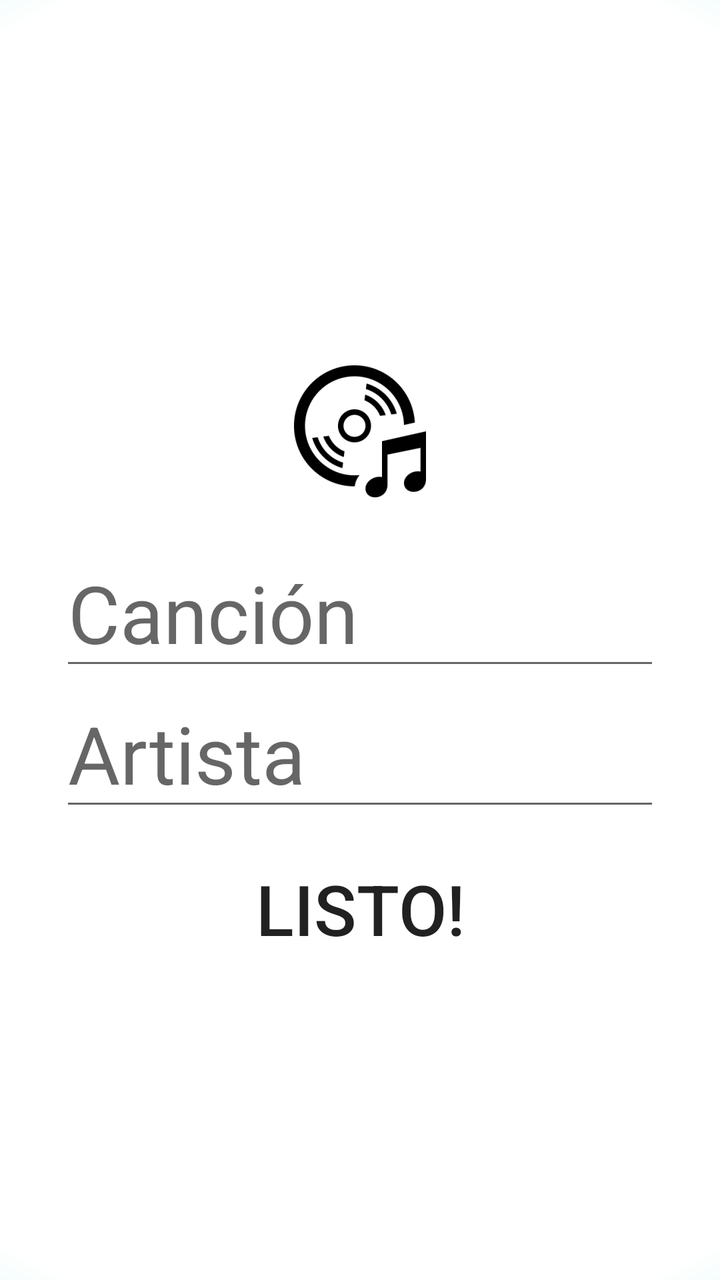
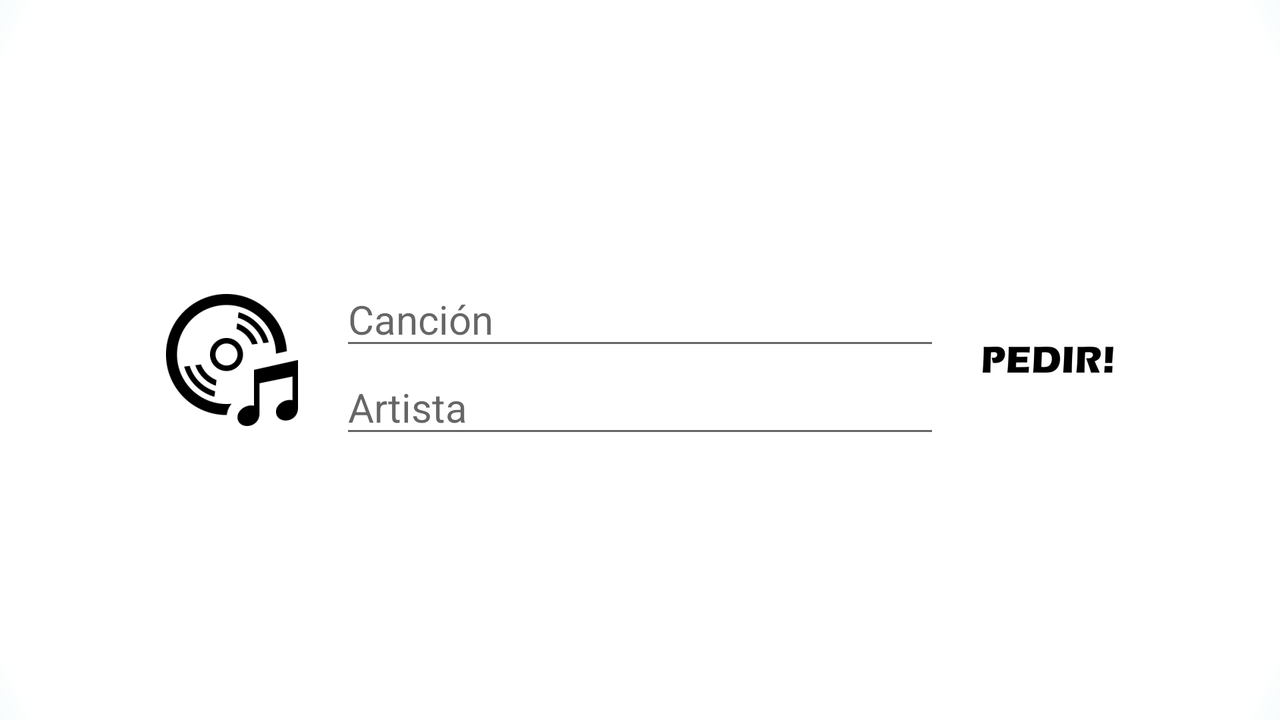

The same Android screen from two of the app's own layout files: first res/layout/ as a phone draws it, then the repository's variant for another configuration, drawn on a device whose configuration selects that folder. Both files follow.
<!-- AndroidManifest.xml: application theme AppTheme -->
<!-- res/layout/activity_ordenar_cancion.xml -->
<?xml version="1.0" encoding="utf-8"?>
<LinearLayout
    xmlns:android="http://schemas.android.com/apk/res/android"
    xmlns:app="http://schemas.android.com/apk/res-auto"
    xmlns:tools="http://schemas.android.com/tools"
    android:layout_width="match_parent"
    android:layout_height="match_parent"
    android:gravity="center"
    android:background="@drawable/fondo"
    android:orientation="vertical"
    tools:context="co.lebar.lebarv2.ordenar_cancion">

    <ImageView
        android:layout_width="wrap_content"
        android:layout_height="wrap_content"
        android:background="@mipmap/ic_musica_f"/>

    <EditText
        android:id="@+id/etCancion"
        android:layout_width="300dp"
        android:layout_height="wrap_content"
        android:hint="@string/cancion"
        android:inputType="textCapCharacters"
        android:textSize="40sp" />


    <EditText
        android:id="@+id/etArtista"
        android:layout_width="300dp"
        android:layout_height="wrap_content"
        android:hint="@string/Artista"
        android:inputType="textCapCharacters"
        android:textSize="40sp" />


    <Button
        android:id="@+id/btnPedir"
        android:layout_width="wrap_content"
        android:layout_height="wrap_content"
        android:layout_marginTop="20dp"
        android:background="@null"
        android:text="@string/listo"
        android:textSize="35sp" />

</LinearLayout>
<!-- resources referenced by this layout -->
<resources>
  <!-- drawable fondo (drawable) -->
  <?xml version="1.0" encoding="utf-8"?>
  <shape xmlns:android="http://schemas.android.com/apk/res/android">
  <gradient
      android:angle="90"
      android:startColor="@color/blanco"
      android:centerColor="@color/blanco"
      android:endColor="@color/colorAccent"
      android:centerY="50%"
      android:gradientRadius="700dp"
      android:type="radial">
  </gradient>
  </shape>
  <!-- mipmap ic_musica_f: png bitmap (mipmap-hdpi, 4535 bytes) -->
  <string name="Artista">Artista</string>
  <string name="cancion">Canción</string>
  <string name="listo">Listo!</string>
  <style name="AppTheme" parent="BaseTheme" />
  <color name="blanco">#FFFFFF</color>
  <color name="colorAccent">#50c3c7</color>
  <style name="BaseTheme" parent="Theme.AppCompat.Light.NoActionBar" />
</resources>
<!-- res/layout-land/activity_ordenar_cancion.xml (the repository's variant of the layout above) -->
<!-- drawn on the phone turned sideways -->
<?xml version="1.0" encoding="utf-8"?>
<LinearLayout
    xmlns:android="http://schemas.android.com/apk/res/android"
    xmlns:app="http://schemas.android.com/apk/res-auto"
    xmlns:tools="http://schemas.android.com/tools"
    android:layout_width="match_parent"
    android:layout_height="match_parent"
    android:gravity="center"
    android:background="@drawable/fondo"
    android:orientation="horizontal"
    tools:context="co.lebar.lebarv2.ordenar_cancion">

    <ImageView
        android:layout_width="wrap_content"
        android:layout_height="wrap_content"
        android:background="@mipmap/ic_musica_f"/>

    <LinearLayout
        android:layout_width="wrap_content"
        android:layout_height="wrap_content"
        android:orientation="vertical"
        android:gravity="center">

            <EditText
                android:id="@+id/etCancion"
                android:layout_width="300dp"
                android:textSize="20dp"
                android:inputType="textCapCharacters"
                android:layout_height="wrap_content"
                android:hint="Canción"/>



            <EditText
                android:id="@+id/etArtista"
                android:layout_width="300dp"
                android:textSize="20dp"
                android:inputType="textCapCharacters"
                android:layout_height="wrap_content"
                android:hint="Artista"/>




    </LinearLayout>


    <Button
        android:id="@+id/btnPedir"
        android:layout_width="wrap_content"
        android:layout_height="wrap_content"
        android:textSize="20dp"
        android:background="@mipmap/ic_btn_pedir_f" />

</LinearLayout>
<!-- resources referenced by the variant -->
<!-- as the phone turned sideways resolves them -->
<resources>
  <!-- drawable fondo (drawable) -->
  <?xml version="1.0" encoding="utf-8"?>
  <shape xmlns:android="http://schemas.android.com/apk/res/android">
  <gradient
      android:angle="90"
      android:startColor="@color/blanco"
      android:centerColor="@color/blanco"
      android:endColor="@color/colorAccent"
      android:centerY="50%"
      android:gradientRadius="700dp"
      android:type="radial">
  </gradient>
  </shape>
  <!-- mipmap ic_btn_pedir_f: png bitmap (mipmap-hdpi, 1788 bytes) -->
  <!-- mipmap ic_musica_f: png bitmap (mipmap-hdpi, 4535 bytes) -->
  <style name="AppTheme" parent="BaseTheme" />
  <color name="blanco">#FFFFFF</color>
  <color name="colorAccent">#50c3c7</color>
  <style name="BaseTheme" parent="Theme.AppCompat.Light.NoActionBar" />
</resources>
